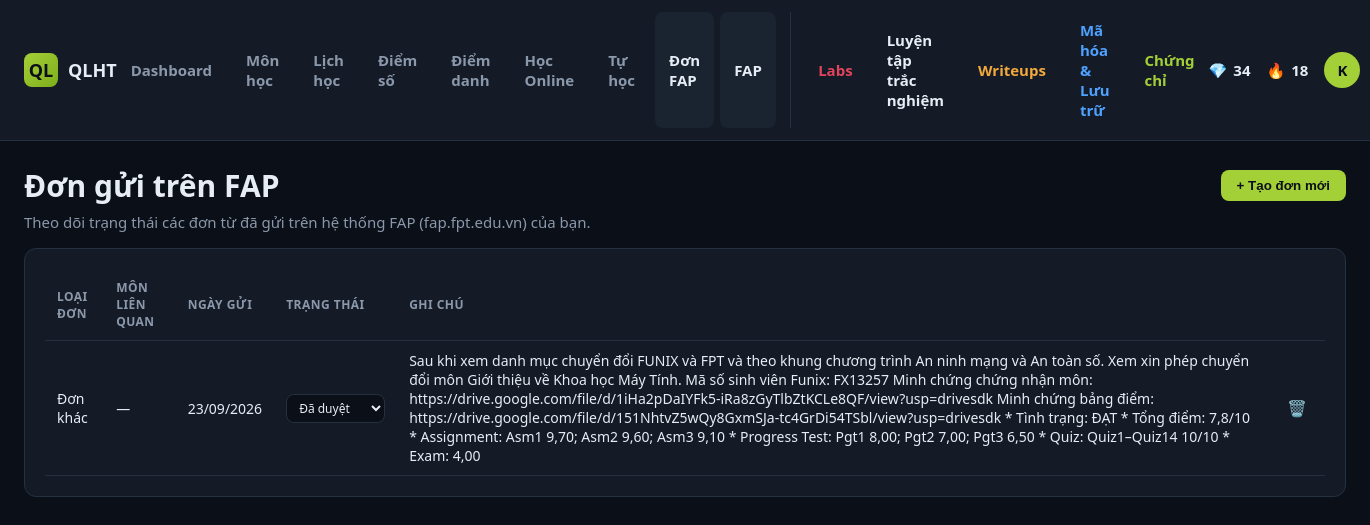
Screenshot of /fap.php (signed in) with the database file from the repository.
### tables this page shows
CREATE TABLE `students` (
  `id` int(11) NOT NULL,
  `student_code` varchar(20) NOT NULL,
  `full_name` varchar(100) NOT NULL,
  `major` varchar(150) NOT NULL,
  `email` varchar(100) DEFAULT NULL,
  `password_hash` varchar(255) NOT NULL,
  `role` enum('student','admin') NOT NULL DEFAULT 'student',
  `avatar` varchar(255) DEFAULT NULL,
  `streak_days` int(11) DEFAULT 0,
  `points` int(11) DEFAULT 0,
  `created_at` timestamp NOT NULL DEFAULT current_timestamp()
);

CREATE TABLE `fap_submissions` (
  `id` int(11) NOT NULL,
  `student_id` int(11) NOT NULL,
  `form_type` varchar(150) NOT NULL,
  `subject_id` int(11) DEFAULT NULL,
  `submit_date` date NOT NULL,
  `status` enum('pending','processing','approved','rejected') DEFAULT 'pending',
  `note` text DEFAULT NULL,
  `file_path` varchar(255) DEFAULT NULL,
  `created_at` timestamp NOT NULL DEFAULT current_timestamp()
);

### config/auth.php (called while the page is built, shortened)
<?php
require_once __DIR__ . '/database.php';
function isLoggedIn(): bool {
    return isset($_SESSION['student_id']);
}
function currentStudent(): ?array {
    static $cache = null;
    if ($cache === null) {
        $stmt = getDB()->prepare('SELECT * FROM students WHERE id = ?');
        $stmt->execute([$_SESSION['student_id']]);
        $cache = $stmt->fetch() ?: null;
    }
    return $cache;
}

### config/database.php (called while the page is built, shortened)
<?php
function getDB(): PDO {
    static $pdo = null;
    if ($pdo === null) {
        $dsn = "mysql:host=" . DB_HOST . ";port=" . DB_PORT . ";dbname=" . DB_NAME . ";charset=" . DB_CHARSET;
        $options = [
            PDO::ATTR_ERRMODE            => PDO::ERRMODE_EXCEPTION,
            PDO::ATTR_DEFAULT_FETCH_MODE => PDO::FETCH_ASSOC,
            PDO::ATTR_EMULATE_PREPARES   => false,
        ];
        try {
            $pdo = new PDO($dsn, DB_USER, DB_PASS, $options);
        } catch (PDOException $e) {
            http_response_code(500);
            die('Loi ket noi co so du lieu: ' . htmlspecialchars($e->getMessage()));
        }
    }
    return $pdo;
}

### fap.php (the view, shortened to what this page needs)
<?php
require_once __DIR__ . '/config/auth.php';
$db = getDB();
$sid = $_SESSION['student_id'];
$stmt = $db->prepare('SELECT f.*, s.subject_code FROM fap_submissions f LEFT JOIN subjects s ON s.id = f.subject_id WHERE f.student_id = ? ORDER BY f.submit_date DESC');
$stmt->execute([$sid]);
$submissions = $stmt->fetchAll();
$statusMeta = [
    'pending'    => ['Chờ xử lý', 'badge-orange'],
    'processing' => ['Đang xử lý', 'badge-blue'],
    'approved'   => ['Đã duyệt', 'badge-green'],
    'rejected'   => ['Từ chối', 'badge-red'],
];
$activePage = 'fap';
include __DIR__ . '/includes/header.php';
?>
<div class="card-header">
    <h1 style="margin:0;">Đơn gửi trên FAP</h1>
    <button class="btn btn-accent" onclick="openFapModal()">+ Tạo đơn mới</button>
</div>
<p style="color:var(--text-dim); margin-top:-8px;">Theo dõi trạng thái các đơn từ đã gửi trên hệ thống FAP (fap.fpt.edu.vn) của bạn.</p>
<div class="card" style="margin-top:16px;">
    <table>
        <thead><tr><th>Loại đơn</th><th>Môn liên quan</th><th>Ngày gửi</th><th>Trạng thái</th><th>Ghi chú</th><th></th></tr></thead>
        <tbody id="fapTableBody">
        <?php foreach ($submissions as $f): [$label, $cls] = $statusMeta[$f['status']]; ?>
            <tr data-id="<?= $f['id'] ?>">
                <td><?= htmlspecialchars($f['form_type']) ?></td>
                <td><?= htmlspecialchars($f['subject_code'] ?? '—') ?></td>
                <td><?= htmlspecialchars(date('d/m/Y', strtotime($f['submit_date']))) ?></td>
                <td>
                    <select onchange="updateFapStatus(<?= $f['id'] ?>, this.value)" style="width:auto; padding:4px 8px; font-size:12px;">
                        <?php foreach ($statusMeta as $val => [$lbl, $c]): ?>
                            <option value="<?= $val ?>" <?= $f['status'] === $val ? 'selected' : '' ?>><?= $lbl ?></option>
                        <?php endforeach; ?>
                    </select>
                </td>
                <td><?= htmlspecialchars($f['note'] ?: '—') ?></td>
                <td><button class="icon-btn" onclick="deleteFap(<?= $f['id'] ?>)">🗑️</button></td>
            </tr>
        <?php endforeach; ?>
        </tbody>
    </table>
</div>
<?php include __DIR__ . '/includes/footer.php'; ?>

### includes/header.php (shortened to what this page needs)
<?php
$student = currentStudent();
$initial = $student ? mb_substr($student['full_name'], 0, 1) : '?';
?>
<!DOCTYPE html>
<html lang="vi">
<head>
<link rel="stylesheet" href="assets/css/style.css">
</head>
<body>
<div class="topbar">
    <div class="brand">
        <div class="logo">QL</div>
        QLHT
    </div>
    <nav>
        <a href="index.php" class="<?= $activePage === 'dashboard' ? 'active' : '' ?>">Dashboard</a>
        <a href="subjects.php" class="<?= $activePage === 'subjects' ? 'active' : '' ?>">Môn học</a>
        <a href="schedule.php" class="<?= $activePage === 'schedule' ? 'active' : '' ?>">Lịch học</a>
        <a href="grades.php" class="<?= $activePage === 'grades' ? 'active' : '' ?>">Điểm số</a>
        <a href="attendance.php" class="<?= $activePage === 'attendance' ? 'active' : '' ?>">Điểm danh</a>
        <a href="online.php" class="<?= $activePage === 'online' ? 'active' : '' ?>">Học Online</a>
        <a href="self_study.php" class="<?= ($activePage === 'self_study') ? 'active' : '' ?>">Tự học</a>
        <a href="fap.php" class="<?= $activePage === 'fap' ? 'active' : '' ?>">Đơn FAP</a>
         <a href="https://fap.fpt.edu.vn/Student.aspx" class="<?= $activePage === 'fap' ? 'active' : '' ?>">FAP</a>
    <a href="labs.php" class="<?= ($activePage === 'labs') ? 'active' : '' ?>" style="color: var(--red);"> Labs</a>
        <a href="quiz_take.php" class="<?= ($activePage === 'quiz') ? 'active' : '' ?>" style="color: var(--pink);">Luyện tập trắc nghiệm</a>
    <a href="writeups.php" class="<?= ($activePage === 'writeups') ? 'active' : '' ?>" style="color: var(--orange);"> Writeups</a>
    <a href="payloads.php" class="<?= ($activePage === 'payloads') ? 'active' : '' ?>" style="color: var(--blue);"> Mã hóa & Lưu trữ</a>
    <a href="certs.php" class="<?= ($activePage === 'certs') ? 'active' : '' ?>" style="color: var(--accent);"> Chứng chỉ</a>
    </nav>
    <div class="right">
        <?php if ($student): ?>
        <div class="stat-pill" title="Điểm rèn luyện"><span>💎</span> <?= (int)$student['points'] ?></div>
        <div class="stat-pill" title="Chuỗi ngày học liên tiếp"><span>🔥</span> <?= (int)$student['streak_days'] ?></div>
        <a href="profile.php" class="avatar"><?= htmlspecialchars($initial) ?></a>
        <?php endif; ?>
    </div>
</div>
<div class="page-wrap">

### assets/css/style.css (style rules this page uses)
:root { --bg: #0b0f17; --bg-panel: #141b26; --bg-panel-2: #1a2330; --border: #253040; --text: #e7edf5; --text-dim: #8b98ab; --accent: #a4d037; --accent-dark: #7fae1c; --blue: #4ea1ff; --red: #e2445c; --orange: #f2a93b; --purple: #9b6bd4; --radius: 12px; --sidebar-w: 232px; }
* { box-sizing: border-box; }
body { margin: 0; background: var(--bg); color: var(--text); font-family: "Segoe UI", Roboto, Inter, Arial, sans-serif; font-size: 15px; }
a { color: inherit; text-decoration: none; }
.topbar { display: flex; align-items: center; justify-content: space-between; padding: 12px 24px; background: var(--bg-panel); border-bottom: 1px solid var(--border); position: sticky; top: 0; z-index: 50; }
.topbar .brand { display: flex; align-items: center; gap: 10px; font-weight: 700; font-size: 18px; }
.topbar .brand .logo { width: 34px; height: 34px; border-radius: 8px; background: linear-gradient(135deg, var(--accent), var(--accent-dark)); display: flex; align-items: center; justify-content: center; color: #0b0f17; font-weight: 800; }
.topbar nav { display: flex; gap: 6px; }
.topbar nav a { padding: 8px 14px; border-radius: 8px; color: var(--text-dim); font-weight: 600; display: flex; align-items: center; gap: 6px; }
.topbar nav a.active, .topbar nav a:hover { color: var(--text); background: var(--bg-panel-2); }
.topbar .right { display: flex; align-items: center; gap: 16px; }
.stat-pill { display: flex; align-items: center; gap: 6px; font-weight: 700; color: var(--text); }
.avatar { width: 36px; height: 36px; border-radius: 50%; background: var(--accent); color: #0b0f17; display: flex; align-items: center; justify-content: center; font-weight: 800; }
.btn { padding: 8px 16px; border-radius: 8px; border: none; font-weight: 700; cursor: pointer; }
.btn-accent { background: var(--accent); color: #0b0f17; }
.page-wrap { max-width: 1400px; margin: 0 auto; padding: 24px; }
.card { background: var(--bg-panel); border: 1px solid var(--border); border-radius: var(--radius); padding: 20px; }
.card-header { display: flex; align-items: center; justify-content: space-between; margin-bottom: 14px; }
table { width: 100%; border-collapse: collapse; }
th, td { text-align: left; padding: 10px 12px; border-bottom: 1px solid var(--border); font-size: 14px; }
th { color: var(--text-dim); font-weight: 700; text-transform: uppercase; font-size: 12px; letter-spacing: .04em; }
input, select, textarea { width: 100%; padding: 9px 12px; border-radius: 8px; border: 1px solid var(--border); background: var(--bg); color: var(--text); font-size: 14px; font-family: inherit; }
.icon-btn { background: transparent; border: none; color: var(--text-dim); cursor: pointer; font-size: 16px; }

### rows the page displays
students: points "34", streak_days "18", full_name "K"
fap_submissions: form_type "Đơn khác", subject_code "—", submit_date "23/09/2026", status+id "Đã duyệt", note "Sau khi xem danh mục chuyển đổi FUNIX và FPT và theo khung chương trình An ninh mạng và An toàn số. Xem xin phép chuyển đổi môn Giới thiệu về Khoa học Máy Tính. Mã số sinh viên Funix: FX13257 Minh chứng chứng nhận môn: https://drive.google.com/file/d/1iHa2pDaIYFk5-iRa8zGyTlbZtKCLe8QF/view?usp=drivesdk Minh chứng bảng điểm: https://drive.google.com/file/d/151NhtvZ5wQy8GxmSJa-tc4GrDi54TSbl/view?usp=drivesdk * Tình trạng: ĐẠT * Tổng điểm: 7,8/10 * Assignment: Asm1 9,70; Asm2 9,60; Asm3 9,10 * Progress Test: Pgt1 8,00; Pgt2 7,00; Pgt3 6,50 * Quiz: Quiz1–Quiz14 10/10 * Exam: 4,00"
